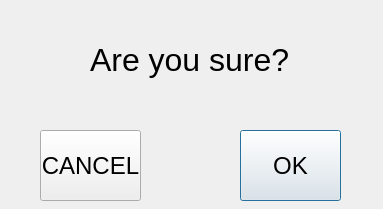
<?xml version="1.0" encoding="UTF-8"?>
<ui version="4.0">
 <class>ShutdownDialog</class>
 <widget class="QDialog" name="ShutdownDialog">
  <property name="geometry">
   <rect>
    <x>0</x>
    <y>0</y>
    <width>383</width>
    <height>209</height>
   </rect>
  </property>
  <property name="windowTitle">
   <string>Dialog</string>
  </property>
  <widget class="QPushButton" name="okButton">
   <property name="geometry">
    <rect>
     <x>240</x>
     <y>130</y>
     <width>101</width>
     <height>71</height>
    </rect>
   </property>
   <property name="font">
    <font>
     <pointsize>18</pointsize>
    </font>
   </property>
   <property name="text">
    <string>OK</string>
   </property>
  </widget>
  <widget class="QPushButton" name="cancelButton">
   <property name="geometry">
    <rect>
     <x>40</x>
     <y>130</y>
     <width>101</width>
     <height>71</height>
    </rect>
   </property>
   <property name="font">
    <font>
     <pointsize>18</pointsize>
    </font>
   </property>
   <property name="text">
    <string>CANCEL</string>
   </property>
  </widget>
  <widget class="QLabel" name="sureLabel">
   <property name="geometry">
    <rect>
     <x>90</x>
     <y>40</y>
     <width>201</width>
     <height>41</height>
    </rect>
   </property>
   <property name="text">
    <string>&lt;html&gt;&lt;head/&gt;&lt;body&gt;&lt;p&gt;&lt;span style=&quot; font-size:24pt;&quot;&gt;Are you sure?&lt;/span&gt;&lt;/p&gt;&lt;/body&gt;&lt;/html&gt;</string>
   </property>
  </widget>
 </widget>
 <resources/>
 <connections/>
</ui>
